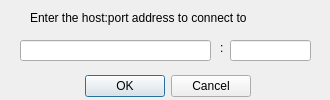
<?xml version="1.0" encoding="UTF-8"?>
<ui version="4.0">
 <class>ConnectionDialog</class>
 <widget class="QDialog" name="ConnectionDialog">
  <property name="geometry">
   <rect>
    <x>0</x>
    <y>0</y>
    <width>330</width>
    <height>100</height>
   </rect>
  </property>
  <property name="windowTitle">
   <string>Dialog</string>
  </property>
  <widget class="QDialogButtonBox" name="buttonBox">
   <property name="geometry">
    <rect>
     <x>-50</x>
     <y>70</y>
     <width>301</width>
     <height>32</height>
    </rect>
   </property>
   <property name="orientation">
    <enum>Qt::Horizontal</enum>
   </property>
   <property name="standardButtons">
    <set>QDialogButtonBox::Cancel|QDialogButtonBox::Ok</set>
   </property>
  </widget>
  <widget class="QLabel" name="label">
   <property name="geometry">
    <rect>
     <x>30</x>
     <y>10</y>
     <width>261</width>
     <height>16</height>
    </rect>
   </property>
   <property name="text">
    <string>Enter the host:port address to connect to</string>
   </property>
  </widget>
  <widget class="QLineEdit" name="lineEdit">
   <property name="geometry">
    <rect>
     <x>20</x>
     <y>40</y>
     <width>191</width>
     <height>21</height>
    </rect>
   </property>
  </widget>
  <widget class="QLineEdit" name="lineEdit_2">
   <property name="geometry">
    <rect>
     <x>230</x>
     <y>40</y>
     <width>81</width>
     <height>21</height>
    </rect>
   </property>
  </widget>
  <widget class="QLabel" name="label_2">
   <property name="geometry">
    <rect>
     <x>220</x>
     <y>40</y>
     <width>60</width>
     <height>16</height>
    </rect>
   </property>
   <property name="text">
    <string>:</string>
   </property>
  </widget>
 </widget>
 <resources/>
 <connections>
  <connection>
   <sender>buttonBox</sender>
   <signal>accepted()</signal>
   <receiver>ConnectionDialog</receiver>
   <slot>accept()</slot>
   <hints>
    <hint type="sourcelabel">
     <x>248</x>
     <y>254</y>
    </hint>
    <hint type="destinationlabel">
     <x>157</x>
     <y>274</y>
    </hint>
   </hints>
  </connection>
  <connection>
   <sender>buttonBox</sender>
   <signal>rejected()</signal>
   <receiver>ConnectionDialog</receiver>
   <slot>reject()</slot>
   <hints>
    <hint type="sourcelabel">
     <x>316</x>
     <y>260</y>
    </hint>
    <hint type="destinationlabel">
     <x>286</x>
     <y>274</y>
    </hint>
   </hints>
  </connection>
 </connections>
</ui>
